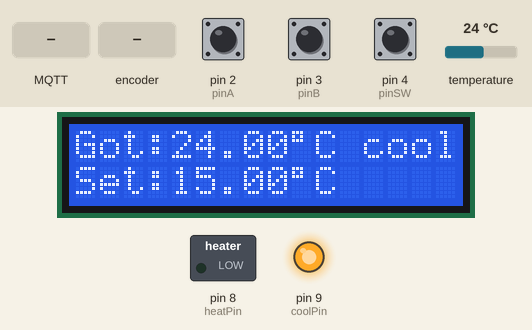
A sketch run on a simulated Arduino Uno, built with avr-gcc and run on an emulated ATmega328P. On the bench: 16×2 character LCD, switched loads named in the sketch (green lamp = pin HIGH), output pins drawn as LEDs (lit = HIGH). The inputs (shaded band) are chosen by the test bench; at power-on: temperature 24 °C, pin 4 (pinSW) HIGH, pin 2 (pinA) HIGH, pin 3 (pinB) HIGH. WiFi joins after 1.5 s; servers stay silent unless stated; no MQTT or app messages arrive unless stated.

Above: at 4.2 s.
4.3 s: MQTT message "4" arrives on the first subscribed topic
At 7.4 s:
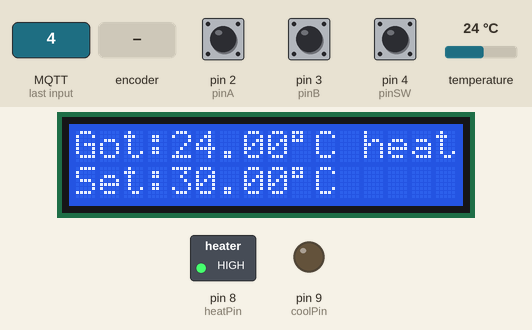
7.7 s: temperature set to 12 °C
At 9.7 s:
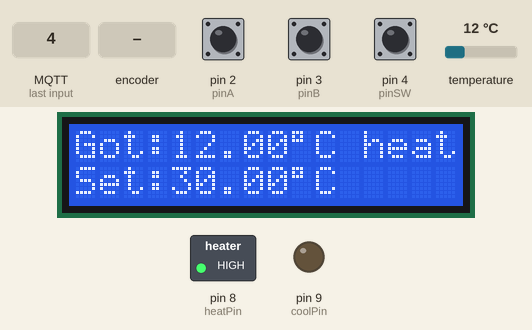
10.7 s: rotary encoder on pin 2 (pinA) / pin 3 (pinB) turned 2 steps (second pin leading)
At 12.2 s:
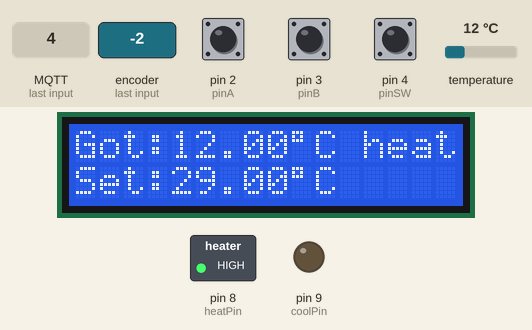
12.6 s: pin 4 (pinSW) pulled LOW for 0.15 s
At 13.3 s:
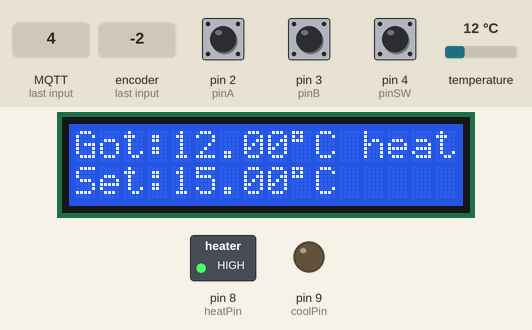
14.2 s: MQTT message "0" arrives on the first subscribed topic
15.7 s: temperature set to 13.9 °C
At 18.9 s:
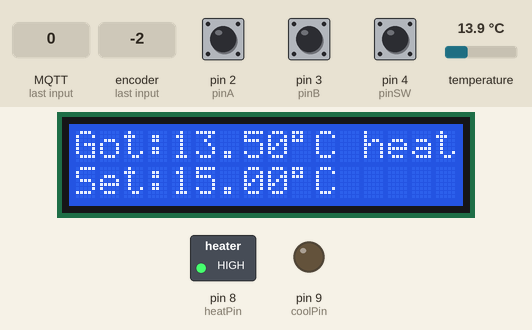
19.7 s: temperature set to 14.9 °C
At 22.5 s:
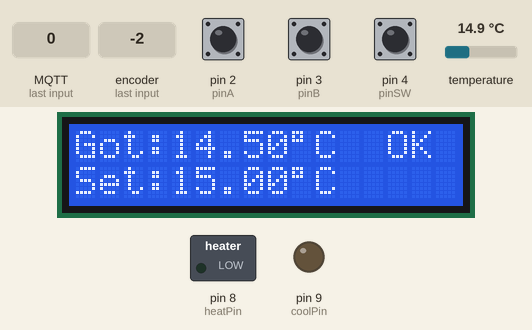
Timing chart, 0 to 23.7 s (numbered marks = the images above; inputs shaded):
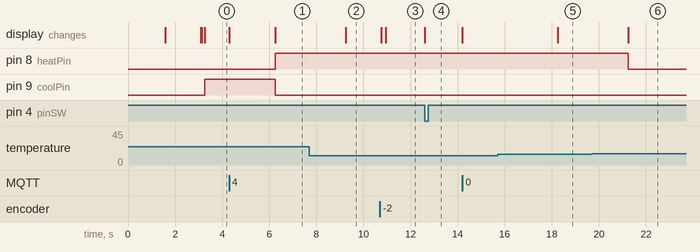

The sketch:

thermostat.ino
```cpp
#include <OneWire.h>
#include <DallasTemperature.h>
#include <UIPEthernet.h>
#include <PubSubClient.h>
#include <LiquidCrystal.h>
#include "config.h"


void setup() {
  //KY-40:
  pinMode(pinA, INPUT_PULLUP); // enabling pullups
  pinMode(pinB, INPUT_PULLUP);
  pinMode(pinSW, INPUT_PULLUP);

  //set up output pins
  pinMode(heatPin, OUTPUT); // relays are connected here
  pinMode(coolPin, OUTPUT);

  // encoder pin on interrupt 0 (pin 2)
  attachInterrupt(0, doEncoderA, CHANGE);
  // encoder pin on interrupt 1 (pin 3)
  attachInterrupt(1, doEncoderB, CHANGE);

  lcd.begin(16, 2);

  sensors.begin();
  // set the resolution to 9 bit. You can set it up to 12 if you want really precise values
  sensors.setResolution(thermometer, 9);

  connectToInternet();
  delay(1500); // allow the hardware to sort itself out

  mqttClient.setServer("mqtt.polyrem.sk", 1883); // set server address and port
  mqttClient.setCallback(callback); // set callback function (function that handles incoming messages
}

void loop() {
  if (!mqttClient.connected()) { // if the client is not connected - reconnect
    reconnect();
  }

  rotating = true; // reset the debouncer
  //to protect from going over min & max values
  if (encoderPos <= MIN_POS - 1 ) {
    encoderPos = MIN_POS;
    lastReportedPos = MIN_POS + 1;
  } else if (encoderPos >= MAX_POS + 1) {
    encoderPos = MAX_POS;
    lastReportedPos = MAX_POS - 1;
  } else {
    // is between min and max values
    if (lastReportedPos != encoderPos) {
      // divide encoder position value by 2 to get 0.5 degree precision
      // store this value as set temperature
      setTemp = encoderPos * 0.5;
      // and print it to serial monitor
      lcd.setCursor(0, 1);
      lcd.print("Set:");
      lcd.print(setTemp);
      lcd.print((char)223);
      lcd.print("C      ");
      dtostrf(setTemp, 3, 2, setTempBuff);
      mqttClient.publish("setTemp", setTempBuff);
      lastReportedPos = encoderPos;
    }
  }
  // in case you press the integrated button on a KY-40
  if (digitalRead(pinSW) == LOW ) {
    // restart to minimal position
    encoderPos = MIN_POS;
    lastReportedPos = MIN_POS + 1;
    delay (10);
    // you can restar to default 20 degrees for example, or do whatever you like
  }

  // here I measure and print the temperature out without delay() using millis()
  unsigned long currentMillis = millis();
  if (currentMillis - previousMillis >= interval) {
    previousMillis = currentMillis;
    // request temperature from sensor
    sensors.requestTemperatures();
    // store the sensor value
    temperature = sensors.getTempC(thermometer);
    // and print it out
    lcd.setCursor(0, 0);
    lcd.print("Got:");
    lcd.print(temperature);
    lcd.print((char)223);
    lcd.print("C      ");
    dtostrf(temperature, 3, 2, tempBuff); // create a string from float value
    mqttClient.publish("temperature", tempBuff); // client.publish(topic,message)
    // my function to edit temperature:
    editTemperature(setTemp, temperature, 0.5);
    // the last parameter is precision of editing
  }
  mqttClient.loop();
}
// Interrupt on A changing state
void doEncoderA() {
  if ( rotating ) delay (1); // wait a little until the bouncing is done
  // Test transition, did things really change?
  if ( digitalRead(pinA) != A_set ) { // debounce once more
    A_set = !A_set;
    // adjust counter + if A leads B
    if ( A_set && !B_set ) encoderPos += 1;
    rotating = false; // no more debouncing until loop() hits again
  }
}
// Interrupt on B changing state, same as A above
void doEncoderB() {
  if ( rotating ) delay (1);
  if ( digitalRead(pinB) != B_set ) {
    B_set = !B_set;
    // adjust counter - 1 if B leads A
    if ( B_set && !A_set ) encoderPos -= 1;
    rotating = false;
  }
}
void editTemperature(float set, float actual, float limit) {
  if (actual > set + limit) {
    lcd.setCursor(11, 0);
    lcd.print(" cool");
    digitalWrite(heatPin, LOW);
    digitalWrite(coolPin, HIGH);
  } else if (actual < set - limit) {
    lcd.setCursor(11, 0);
    lcd.print(" heat");
    digitalWrite(coolPin, LOW);
    digitalWrite(heatPin, HIGH);
  } else {
    lcd.setCursor(11, 0);
    lcd.print("  OK  ");
    digitalWrite(heatPin, LOW);
    digitalWrite(coolPin, LOW);
  }
}
void connectToInternet() {
  if (Ethernet.begin(mac) == 0) { // if there is error
    lcd.setCursor(0, 0);
    lcd.print("DHCP failed     ");
    // no point in carrying on, so do nothing forevermore:
    for (;;)
      ;
  }
  // otherwise - print your local IP address:
  lcd.setCursor(0, 0);
  lcd.print("IP:");
  for (byte thisByte = 0; thisByte < 4; thisByte++) {
    // print the value of each byte of the IP address:
    lcd.print(Ethernet.localIP()[thisByte], DEC);
    if (thisByte < 3) lcd.print(".");
  }
}
void reconnect() {
  // Loop until we're reconnected
  while (!mqttClient.connected()) {
    lcd.setCursor(0, 1);
    lcd.print("Attempting MQTT ");
    // Attempt to connect
    if (mqttClient.connect("arduinoClient")) {
      mqttClient.subscribe("setTempWeb");
      lcd.setCursor(0, 1);
      lcd.print("connected       ");
    } else {
      lcd.setCursor(0, 1);
      lcd.print("failed, rc=");
      lcd.print(mqttClient.state());
      lcd.print("    ");
      delay(1000);
      lcd.setCursor(0, 1);
      lcd.print("Retry in 3 sec. ");
      delay(1000);
      lcd.setCursor(0, 1);
      lcd.print("Retry in 2 sec. ");
      delay(1000);
      lcd.setCursor(0, 1);
      lcd.print("Retry in 1 sec. ");
      delay(1000);
    }
  }
}

void callback(char* topic, byte* payload, unsigned int length) {
  float setTempWeb = 0.0;
  for (int i = 0; i < length; i++) {
    if (i == 0) setTempWeb = setTempWeb + 10 * ((int)payload[i] - 48);
    if (i == 1) setTempWeb = setTempWeb + ((int)payload[i] - 48);
    if (i == 3) setTempWeb = setTempWeb + 0.1 * ((int)payload[i] - 48);
    if (i == 4) setTempWeb = setTempWeb + 0.01 * ((int)payload[i] - 48);
  }
  lcd.setCursor(0, 1);
  lcd.print("Set:");
  lcd.print(setTempWeb);
  lcd.print((char)223);
  lcd.print("C      ");
  encoderPos = setTempWeb * 2;
  lastReportedPos = encoderPos;
  setTemp = setTempWeb;
}
```

config.h
```cpp
/*KY-40 INIT*/
#define MAX_POS 60 // max temp 30
#define MIN_POS 30 // min temp 15

enum PinAssignments {
    pinA = 2, // DT pin
    pinB = 3, // CLK pin
    pinSW = 4 // SW pin
};
volatile int encoderPos = MIN_POS; // a counter for the dial
int lastReportedPos = MIN_POS-1; // change management
static boolean rotating = false; // debounce management
// interrupt service routine variables
boolean A_set = false;
boolean B_set = false;

/*TEMP setup*/
float setTemp = MIN_POS*0.5; // Starting point for temperature setting.
float temperature = 0.0; // measured temperature will be stored here

// Data wire is plugged into port 5 on the Arduino
#define ONE_WIRE_BUS 5

// Setup a oneWire instance to communicate with my ds18b20 sensor
OneWire oneWire(ONE_WIRE_BUS);

// Pass the oneWire reference to Dallas Temperature.
DallasTemperature sensors(&oneWire);

// array to hold d18b20 address
DeviceAddress thermometer = { 0x28, 0xFF, 0xE3, 0xD4, 0x67, 0x14, 0x03, 0x39 };
// make sure you will find out the address of your sensor

// pins to show if heating or cooling is needed (relays)
int heatPin = 8;
int coolPin = 9;

/*DELAYS*/
unsigned long previousMillis = 0;
const long interval = 3000;

/*Ethernet*/
byte mac[] = { 0x00, 0xAA, 0xBB, 0xCC, 0xDE, 0x02 }; // I've made this address up
EthernetClient ethClient; // start an instance

/* MQTT */
PubSubClient mqttClient(ethClient);

char tempBuff[10];
char setTempBuff[10];

/* LCD */
// initialize the library with the numbers of the interface pins
LiquidCrystal lcd(16, 17, 18, 19, 20, 21);
```

Measured:
- the behaviour switches between 14.4 and 14.5 °C on temperature (found by bisection; images 5 and 6)
- after the input at 4.3 s, pin 8 (heatPin): LOW → HIGH after 2.0 s; pin 9 (coolPin): HIGH → LOW after 2.0 s; the display: first changes at once (image 1 shows a later state)
- after the input at 7.7 s, the display: changes after 1.5 s (image 2)
- after the input at 10.7 s, the display: first changes after 0.05 s (image 3 shows a later state)
- after the input at 12.6 s, the display: changes at once (image 4)
- after the input at 15.7 s, the display: changes after 2.5 s (image 5)
- after the input at 19.7 s, pin 8 (heatPin): HIGH → LOW after 1.6 s; the display: changes after 1.6 s (image 6)
